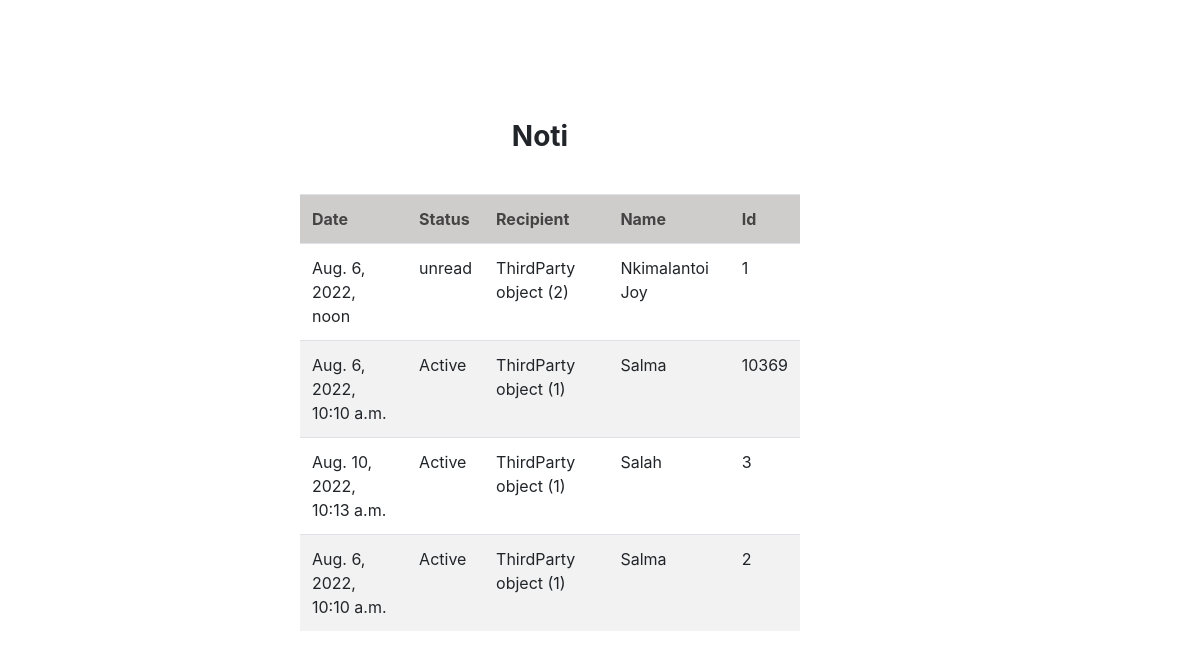
Page /wallet/notifications/ on the committed database.
### wallet/models.py (models this page shows)
class Notification(models.Model):
     date = models.DateTimeField()
     status = models.CharField(max_length=40,null=True)
     recipient = models.ForeignKey(ThirdParty, on_delete=models.CASCADE,null=True)
     name = models.CharField(max_length=15,null=True)
     id = models.PositiveSmallIntegerField(primary_key=True)

class ThirdParty(models.Model):
    name =  models.CharField(max_length=15,null=True)
    balance = models.IntegerField(null=True)
    transaction_cost = models. IntegerField(null=True)
    account = models.IntegerField(null=True)
    phone_number =models.IntegerField(null=True)

### wallet/views.py (the view)
# urls.py: path("notifications/", views.list_notification,name="notification_list"),
def list_notification(request):
    notifications=models.Notification.objects.all()
    return render(request,"wallet/notification_list.html",{"notifications":notifications})

### wallet/templates/wallet/notification_list.html (shortened to what this page needs)
<!doctype html>
<html lang="en">
  <head>
    <link rel="stylesheet" href="https://cdn.jsdelivr.net/npm/bootstrap@4.3.1/dist/css/bootstrap.min.css">
  </head>
  <body>
    <h3>Noti</h3>
    <table class="table table-striped table-hover" style="width: 500px;">
            <th>Date</th>
            <th>Status</th>
            <th>Recipient</th>
            <th>Name</th>
            <th>Id</th>
        {% for notification in notifications %}
        <tr>
            <td>{{ notification.date }}</td>
            <td>{{ notification.status }}</td>
            <td>{{ notification.recipient }}</td>
            <td>{{ notification.name }}</td>
            <td>{{ notification.id }}</td>
        </tr>
    {%endfor%}
    </table>
  </body>
</html>

### wallet/templates/wallet/notification_list.html (style rules this page uses)
table { margin-top: 40px; margin-left: 300px; margin-right: 120px; }
h3 { text-align: center; font-weight: bold; padding-top:120px ; padding-right: 120px; }
th { background-color: rgb(207, 204, 204); color: rgb(68, 68, 68); }

### rows in the picture
Notification: date "Aug. 6, 2022, noon", status "unread", recipient "ThirdParty object (2)", name "Nkimalantoi Joy", id "1"
Notification: date "Aug. 6, 2022, 10:10 a.m.", status "Active", recipient "ThirdParty object (1)", name "Salma", id "10369"
Notification: date "Aug. 10, 2022, 10:13 a.m.", status "Active", recipient "ThirdParty object (1)", name "Salah", id "3"
Notification: date "Aug. 6, 2022, 10:10 a.m.", status "Active", recipient "ThirdParty object (1)", name "Salma", id "2"
